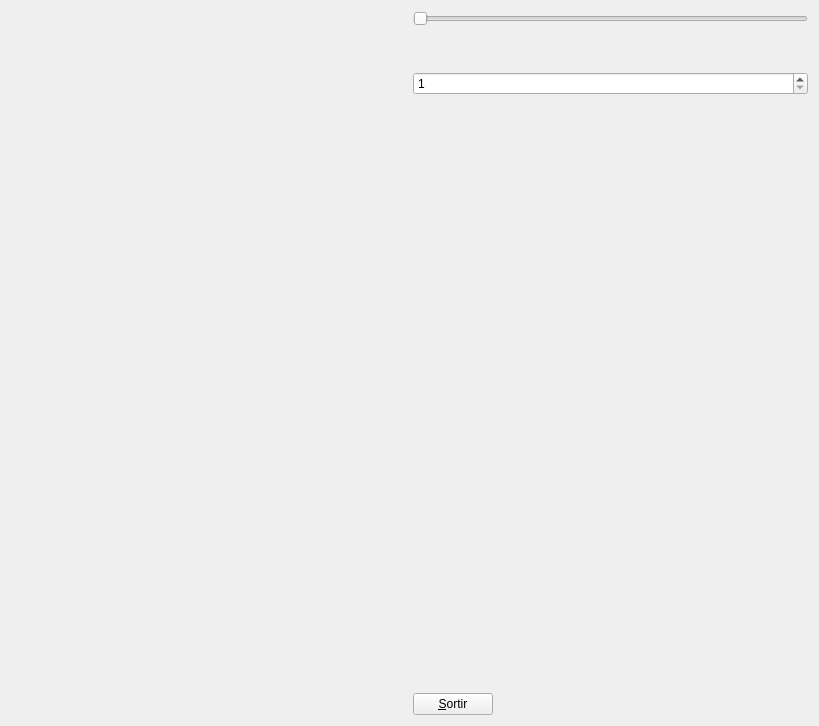
<?xml version="1.0" encoding="UTF-8"?>
<ui version="4.0">
 <class>MyForm</class>
 <widget class="QWidget" name="MyForm">
  <property name="geometry">
   <rect>
    <x>0</x>
    <y>0</y>
    <width>819</width>
    <height>726</height>
   </rect>
  </property>
  <property name="windowTitle">
   <string>IDI-Lab</string>
  </property>
  <layout class="QHBoxLayout" name="horizontalLayout">
   <item>
    <widget class="MyGLWidget" name="widget" native="true">
     <property name="sizePolicy">
      <sizepolicy hsizetype="Expanding" vsizetype="Expanding">
       <horstretch>0</horstretch>
       <verstretch>0</verstretch>
      </sizepolicy>
     </property>
     <property name="minimumSize">
      <size>
       <width>50</width>
       <height>50</height>
      </size>
     </property>
    </widget>
   </item>
   <item>
    <layout class="QVBoxLayout" name="verticalLayout">
     <item>
      <widget class="QSlider" name="horizontalSlider">
       <property name="minimum">
        <number>1</number>
       </property>
       <property name="maximum">
        <number>179</number>
       </property>
       <property name="value">
        <number>1</number>
       </property>
       <property name="orientation">
        <enum>Qt::Horizontal</enum>
       </property>
      </widget>
     </item>
     <item>
      <spacer name="verticalSpacer_2">
       <property name="orientation">
        <enum>Qt::Vertical</enum>
       </property>
       <property name="sizeType">
        <enum>QSizePolicy::Minimum</enum>
       </property>
       <property name="sizeHint" stdset="0">
        <size>
         <width>20</width>
         <height>40</height>
        </size>
       </property>
      </spacer>
     </item>
     <item>
      <widget class="QSpinBox" name="spinBox">
       <property name="minimum">
        <number>1</number>
       </property>
       <property name="maximum">
        <number>179</number>
       </property>
      </widget>
     </item>
     <item>
      <spacer name="verticalSpacer">
       <property name="orientation">
        <enum>Qt::Vertical</enum>
       </property>
       <property name="sizeHint" stdset="0">
        <size>
         <width>20</width>
         <height>40</height>
        </size>
       </property>
      </spacer>
     </item>
     <item>
      <widget class="QPushButton" name="pushButton">
       <property name="sizePolicy">
        <sizepolicy hsizetype="Fixed" vsizetype="Fixed">
         <horstretch>0</horstretch>
         <verstretch>0</verstretch>
        </sizepolicy>
       </property>
       <property name="text">
        <string>&amp;Sortir</string>
       </property>
      </widget>
     </item>
    </layout>
   </item>
  </layout>
 </widget>
 <customwidgets>
  <customwidget>
   <class>MyGLWidget</class>
   <extends>QWidget</extends>
   <header>MyGLWidget.h</header>
   <container>1</container>
   <slots>
    <slot>zoom(int)</slot>
   </slots>
  </customwidget>
 </customwidgets>
 <resources/>
 <connections>
  <connection>
   <sender>pushButton</sender>
   <signal>clicked()</signal>
   <receiver>MyForm</receiver>
   <slot>close()</slot>
   <hints>
    <hint type="sourcelabel">
     <x>463</x>
     <y>707</y>
    </hint>
    <hint type="destinationlabel">
     <x>810</x>
     <y>660</y>
    </hint>
   </hints>
  </connection>
  <connection>
   <sender>horizontalSlider</sender>
   <signal>valueChanged(int)</signal>
   <receiver>spinBox</receiver>
   <slot>setValue(int)</slot>
   <hints>
    <hint type="sourcelabel">
     <x>604</x>
     <y>24</y>
    </hint>
    <hint type="destinationlabel">
     <x>430</x>
     <y>48</y>
    </hint>
   </hints>
  </connection>
  <connection>
   <sender>spinBox</sender>
   <signal>valueChanged(int)</signal>
   <receiver>horizontalSlider</receiver>
   <slot>setValue(int)</slot>
   <hints>
    <hint type="sourcelabel">
     <x>534</x>
     <y>46</y>
    </hint>
    <hint type="destinationlabel">
     <x>533</x>
     <y>15</y>
    </hint>
   </hints>
  </connection>
  <connection>
   <sender>horizontalSlider</sender>
   <signal>valueChanged(int)</signal>
   <receiver>widget</receiver>
   <slot>zoom(int)</slot>
   <hints>
    <hint type="sourcelabel">
     <x>417</x>
     <y>19</y>
    </hint>
    <hint type="destinationlabel">
     <x>352</x>
     <y>26</y>
    </hint>
   </hints>
  </connection>
 </connections>
</ui>
